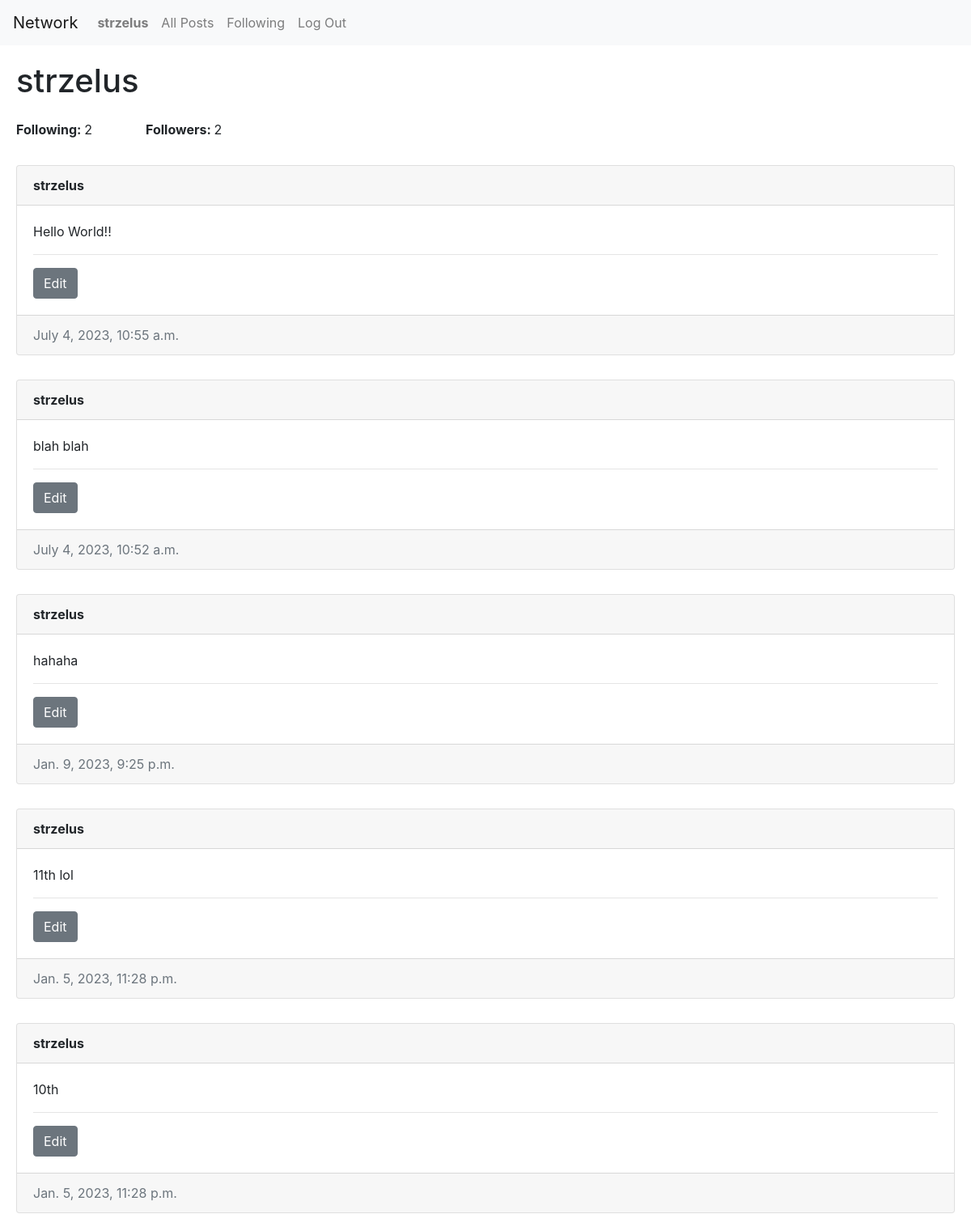
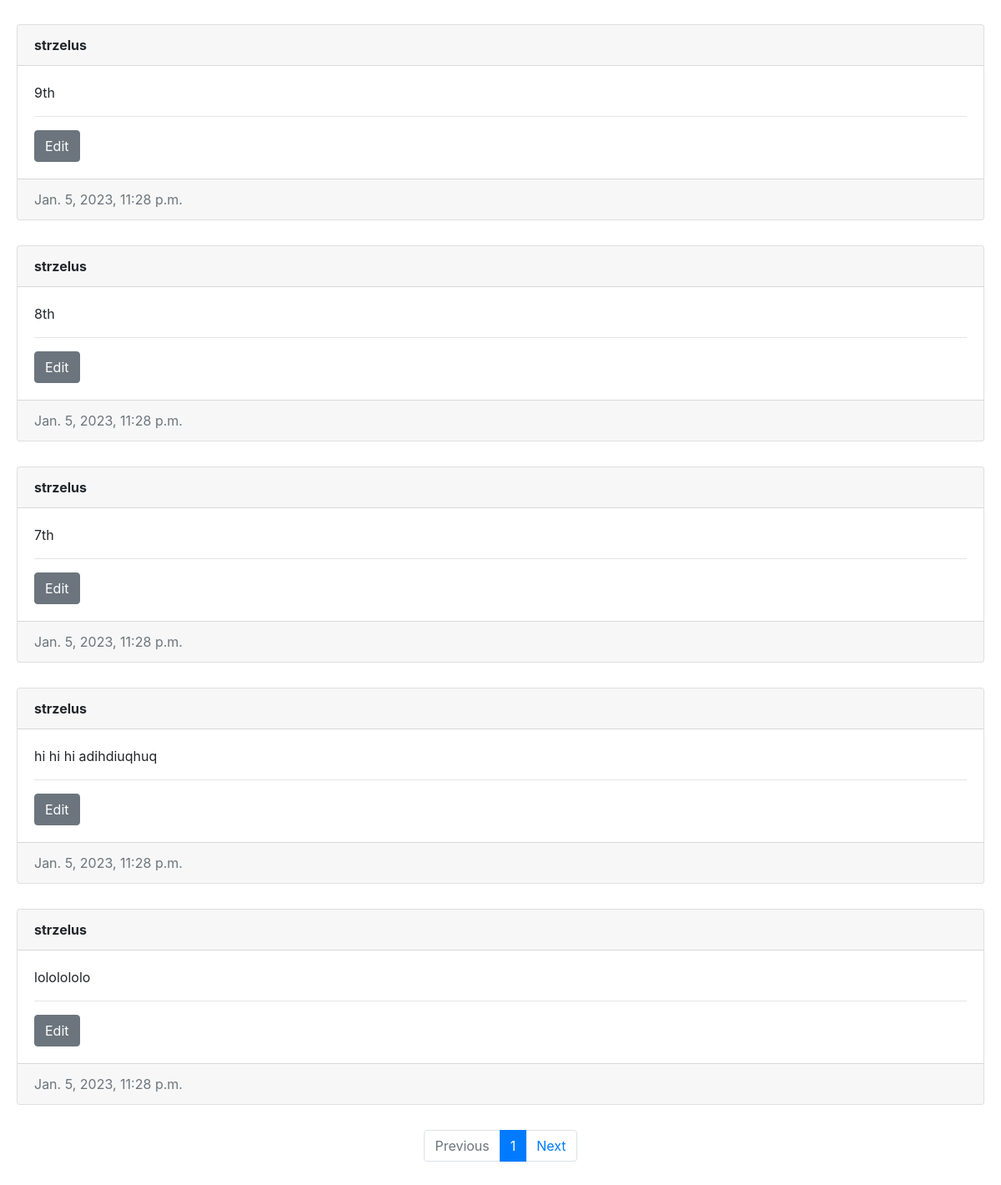
/profile/2 (signed in), run on the app's committed database (2 pictures, top to bottom).
### network/models.py (models this page shows, shortened)
class User(AbstractUser):
    pass

class Post(models.Model):
    user = models.ForeignKey(User, on_delete=models.CASCADE, related_name="author")
    text = models.TextField(null=True)
    date = models.DateTimeField(auto_now_add=True)
    likes = models.DecimalField(default=0, max_digits=5, decimal_places=0)

### network/views.py (the view)
# urls.py: path("profile/<int:id>", views.profile, name="profile"),
def profile(request, id):
    following = User.objects.get(id=id)
    posts = Post.objects.filter(user=following).order_by("-date")
    paginator = Paginator(posts, 10)
    page_number = request.GET.get('page')
    page_obj = paginator.get_page(page_number)
    try:
        follower_id = list(Follow.objects.filter(following_id=id).values_list('follower', flat=True))
        followers = list(User.objects.filter(id__in=follower_id).values_list('username', flat=True))
        following_count = Follow.objects.filter(follower=following).count()
        followers_count = Follow.objects.filter(following=following).count()
        return render(request, "network/profile.html", {
            "following": following,
            "followers": followers,
            "following_count": following_count,
            "followers_count": followers_count,
            "page_obj": page_obj
        })
    except:
        following_count = Follow.objects.filter(follower=following).count()
        followers_count = Follow.objects.filter(following=following).count()
        return render(request, "network/profile.html", {
            "following": following,
            "following_count": following_count,
            "followers_count": followers_count,
            "page_obj": page_obj
        })

### network/templates/network/profile.html (shortened to what this page needs)
{% extends "network/layout.html" %} {% block body %}
<h1>{{ following }}</h1>
<div class="w-25 py-3">
    <div class="row">
	<p class="col"><b>Following: </b>{{ following_count }}</p>
	<p class="col"><b>Followers: </b>{{ followers_count }}</p>
    </div>
</div>
<div class="vstack gap-3">
	{% if page_obj %} {% for post in page_obj %}
	<div class="card">
		<div class="card-header">
			<span id="username" href="{% url 'profile' post.user.id %}"
				><strong>{{ post.user }}</strong></span>
		</div>
		<div class="card-body">
			<p class="card-title">{{ post.text }}</p>
            <hr>
            {% if user == post.user %}
			<button
				class="btn btn-secondary"
                type="button"
				data-toggle="modal"
				data-target="#modal_edit_post_{{ post.id }}"
			>
				Edit
			</button>
        {% endif %}
            </div>
		<div class="card-footer text-muted">{{ post.date }}</div>
    </div>
	{% empty %}
	<h1>No posts for this user yet</h1>
	{% endfor %} {% endif %}
<nav>
	<ul class="pagination justify-content-center">
        {% if page_obj.has_previous %}
		<li class="page-item">
			<a class="page-link" href="?page={{ page_obj.previous_page_number }}">Previous</a>
		</li>
        {% else %}
        <li class="page-item disabled">
			<a class="page-link" aria-label="disabled" href="#">Previous</a>
		</li>
        {% endif %}
        <li class="page-item active" aria-current="page">
            <span class="page-link" href="#">{{ page_obj.number }}</span>
        </li>
        {% if page_obj.has_next %}
		<li class="page-item">
			<a class="page-link" href="?page={{ page_obj.next_page_number }}">Next</a>
		</li>
        {% else %}
        <li class="page-item disabled">
			<a class="page-link" aria-label="disabled" href="#">Next</a>
		</li>
        {% endif %}
	</ul>
</nav>
{% endblock %}

### network/templates/network/layout.html (shortened to what this page needs)
{% load static %}
<!DOCTYPE html>
<html lang="en">
	<head>
		<link
			rel="stylesheet"
			href="https://stackpath.bootstrapcdn.com/bootstrap/4.4.1/css/bootstrap.min.css"
		/>
		<link
			rel="stylesheet"
			href="https://cdnjs.cloudflare.com/ajax/libs/font-awesome/4.7.0/css/font-awesome.min.css"
		/>
		<link href="{% static 'network/styles.css' %}" rel="stylesheet" />
	<body>
		<nav class="navbar navbar-expand-lg navbar-light bg-light">
			<a class="navbar-brand" href="{% url 'index' %}">Network</a>
			<div>
				<ul class="navbar-nav mr-auto">
					{% if user.is_authenticated %}
					<li class="nav-item">
						<a id="username" class="nav-link" href="{% url 'profile' user.id %}"
							><strong>{{ user.username }}</strong></a
						>
					</li>
					{% endif %}
					<li class="nav-item">
						<a class="nav-link" href="{% url 'index' %}">All Posts</a>
					</li>
					{% if user.is_authenticated %}
					<li class="nav-item">
						<a class="nav-link" href="{% url 'following' %}">Following</a>
					</li>
					<li class="nav-item">
						<a class="nav-link" href="{% url 'logout' %}">Log Out</a>
					</li>
					{% endif %}
				</ul>
			</div>
		</nav>
		<div class="body">{% block body %} {% endblock %}</div>
	</body>
</html>

### network/static/network/styles.css (style rules this page uses)
.body { padding: 20px; }
.card { margin-bottom: 30px; }

### data on the page
User: username "strzelus"
Post: user "strzelus", text "Hello World!!", date "July 4, 2023, 10:55 a.m."
Post: user "strzelus", text "blah blah", date "July 4, 2023, 10:52 a.m."
Post: user "strzelus", text "hahaha", date "Jan. 9, 2023, 9:25 p.m."
Post: user "strzelus", text "11th lol", date "Jan. 5, 2023, 11:28 p.m."
Post: user "strzelus", text "10th", date "Jan. 5, 2023, 11:28 p.m."
Post: user "strzelus", text "9th", date "Jan. 5, 2023, 11:28 p.m."
Post: user "strzelus", text "8th", date "Jan. 5, 2023, 11:28 p.m."
Post: user "strzelus", text "7th", date "Jan. 5, 2023, 11:28 p.m."
Post: user "strzelus", text "hi hi hi adihdiuqhuq", date "Jan. 5, 2023, 11:28 p.m."
Post: user "strzelus", text "lololololo", date "Jan. 5, 2023, 11:28 p.m."

### other printed values
{{ following_count }} "2"
{{ followers_count }} "2"
{{ page_obj.number }} "1"
